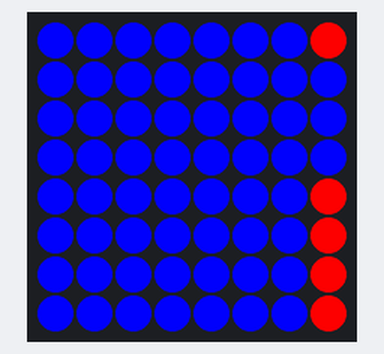
This program was run on a simulated Raspberry Pi (BCM pin numbers) with a Sense HAT. Parts: the Sense HAT's 8×8 RGB LED matrix. Random numbers come from a fixed seed.

Above: at 0.1 s.
At 4.1 s:
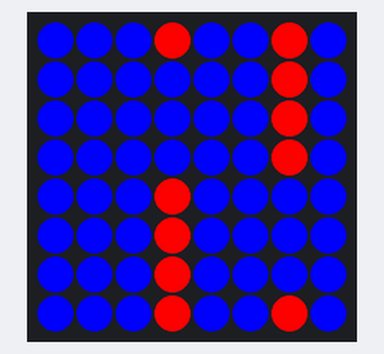
At 9.1 s:
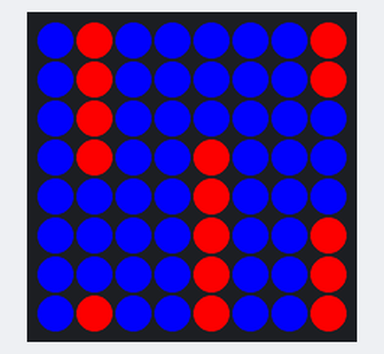
At 19.1 s:
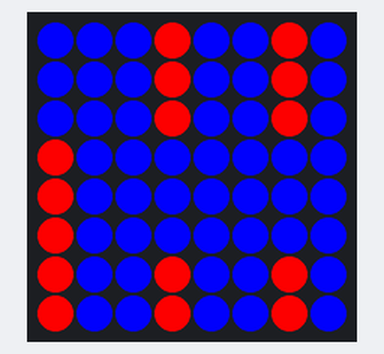
At 28.1 s:
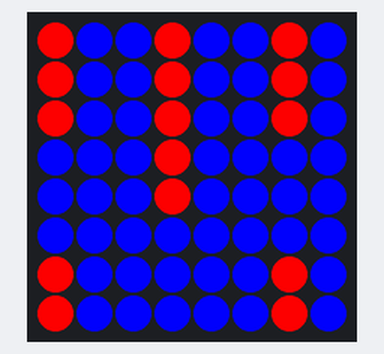
At 38.1 s:
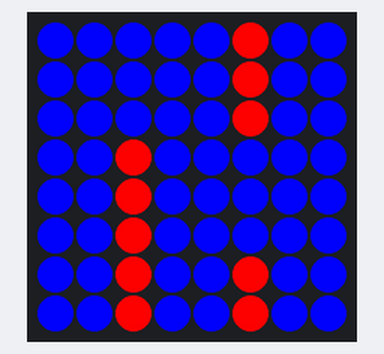

Measured:
- what the display in image 1 shows lasts 1.0 s, from 4.0 s to 5.0 s

The program:

main.py
```python
from sense_hat import SenseHat
from random import randint
from time import sleep

sense = SenseHat()

RED = (255, 0, 0)
BLUE = (0, 0, 255)

matrix = [[BLUE for column in range(8)] for row in range(8)]


def flatten(matrix):
    flattened = [pixel for row in matrix for pixel in row]
    return flattened


def gen_pipes(matrix):
    for row in matrix:
        row[-1] = RED
    gap = randint(1, 6)
    matrix[gap][-1] = BLUE
    matrix[gap - 1][-1] = BLUE
    matrix[gap + 1][-1] = BLUE
    return matrix


def move_pipes(matrix):
    for row in matrix:
        for i in range(7):
            row[i] = row[i + 1]
        row[-1] = BLUE
    return matrix


while True:
    matrix = gen_pipes(matrix)
    for i in range(3):
        sense.set_pixels(flatten(matrix))
        matrix = move_pipes(matrix)
        sleep(1)
```
